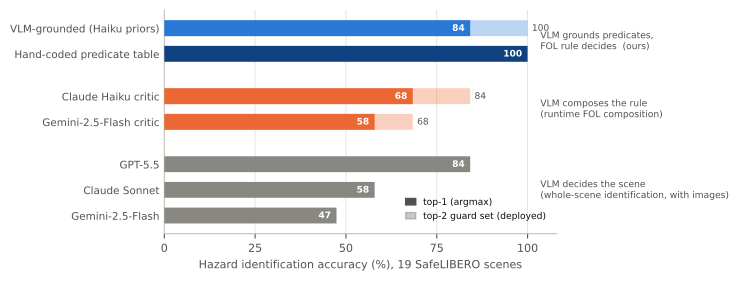

Generate this figure with Python:
"""VLM hazard-identification accuracy on the 19-scene SafeLIBERO benchmark,
by how much authority the VLM is given.

Ledger sources (results_tables/fgd_tier_gt_results.md):
- whole-scene WITH images: gpt-5.5 84.2%, sonnet 57.9%, gemini 47.4% (~l.743)
- rule composition critics: haiku 13/16, gemini 11/13 (top-1/top-2 of 19, l.1146)
- prior-file bake-off: haiku-anchored+floor argmax 16/19, top-2 19/19 (l.829)
- hand table 19/19 (l.828)
"""
import matplotlib.pyplot as plt
import numpy as np

INK, INK2, MUTED = "#0b0b0b", "#52514e", "#898781"
GRID, AXIS = "#e1e0d9", "#c3c2b7"
BLUE, BLUE_LT, ORANGE, GRAY = "#2a78d6", "#9ec5f4", "#eb6834", "#898781"

plt.rcParams.update({
    "font.family": "sans-serif", "font.sans-serif": ["DejaVu Sans"],
    "font.size": 8, "axes.edgecolor": AXIS, "axes.linewidth": 0.8,
    "text.color": INK, "axes.labelcolor": INK2,
    "xtick.color": INK2, "ytick.color": INK2,
})

# rows bottom-to-top: (label, top1 %, top2 % or None, color, group)
ROWS = [
    ("Gemini-2.5-Flash",            47.4, None,  GRAY,  "A"),
    ("Claude Sonnet",               57.9, None,  GRAY,  "A"),
    ("GPT-5.5",                     84.2, None,  GRAY,  "A"),
    ("Gemini-2.5-Flash critic",     57.9, 68.4,  ORANGE, "B"),
    ("Claude Haiku critic",         68.4, 84.2,  ORANGE, "B"),
    ("Hand-coded predicate table",  100.0, None, "#104281", "C"),
    ("VLM-grounded (Haiku priors)", 84.2, 100.0, BLUE,  "C"),
]
GROUPS = {
    "A": "VLM decides the scene\n(whole-scene identification, with images)",
    "B": "VLM composes the rule\n(runtime FOL composition)",
    "C": "VLM grounds predicates,\nFOL rule decides  (ours)",
}

fig, ax = plt.subplots(figsize=(6.6, 2.9))
ys, ylabels = [], []
y = 0.0
prev_group = None
group_span = {}
for label, t1, t2, color, grp in ROWS:
    if prev_group is not None and grp != prev_group:
        y += 0.65  # gap between groups
    if t2 is not None:  # top-2 guard set as a lighter extension
        ax.barh(y, t2, height=0.62, color=color, alpha=0.32, zorder=2)
        ax.annotate(f"{t2:.0f}", (t2 + 1.2, y), va="center", fontsize=6.5,
                    color=INK2)
    ax.barh(y, t1, height=0.62, color=color, zorder=3)
    ax.annotate(f"{t1:.0f}", (t1 - 1.5, y), va="center", ha="right",
                fontsize=6.5, color="white",
                fontweight="bold")
    ys.append(y); ylabels.append(label)
    group_span.setdefault(grp, [y, y])[1] = y
    prev_group = grp
    y += 1.0

ax.set_yticks(ys)
ax.set_yticklabels(ylabels, fontsize=7.5)
ax.set_xlim(0, 108)
ax.set_xticks([0, 25, 50, 75, 100])
ax.set_xlabel("Hazard identification accuracy (%), 19 SafeLIBERO scenes",
              fontsize=8)
ax.set_axisbelow(True)
ax.grid(axis="x", color=GRID, linewidth=0.6)
ax.spines[["top", "right"]].set_visible(False)
ax.tick_params(axis="y", length=0)

# group brackets on the right margin
for grp, (y0, y1) in group_span.items():
    ax.annotate(GROUPS[grp], xy=(103.5, (y0 + y1) / 2), fontsize=6.6,
                color=INK2, va="center", ha="left", annotation_clip=False)

# legend for solid vs light
from matplotlib.patches import Patch
ax.legend(handles=[
    Patch(color=INK2, label="top-1 (argmax)"),
    Patch(color=INK2, alpha=0.32, label="top-2 guard set (deployed)"),
], loc="lower right", frameon=False, fontsize=6.6, handlelength=1.1,
   bbox_to_anchor=(0.995, 0.02))

fig.subplots_adjust(right=0.72)
fig.savefig(__file__.replace(".py", ".png"), dpi=300, bbox_inches="tight",
            facecolor="white")
fig.savefig(__file__.replace(".py", ".pdf"), bbox_inches="tight",
            facecolor="white")
print("saved fig_vlm_id_accuracy.png/.pdf")
